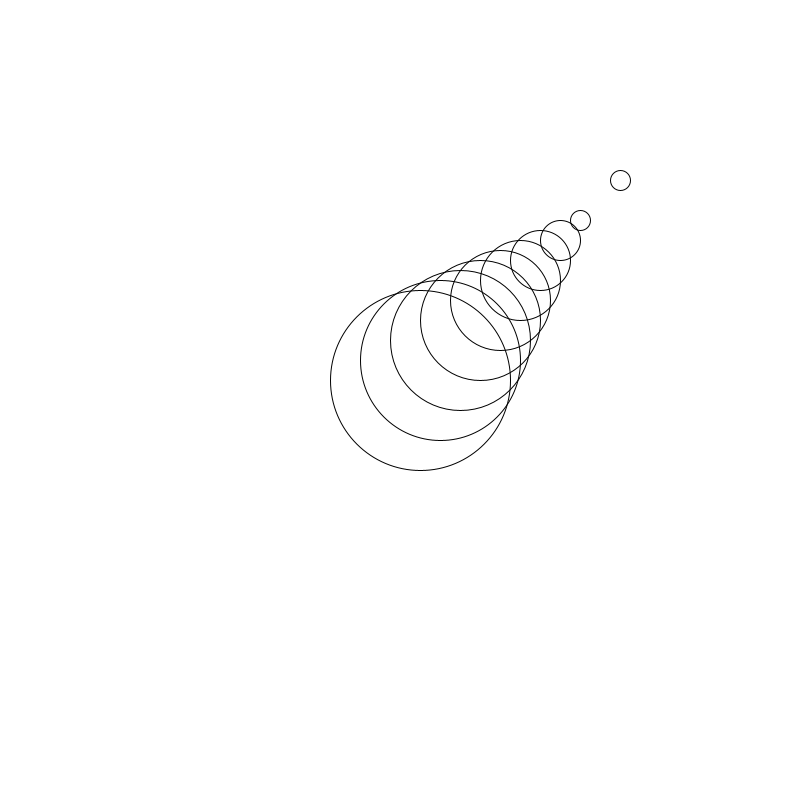
Frame 1 (no input)
Frame 60 (the mouse pressed at the canvas centre just before this capture): identical to frame 1, image omitted
Frame 120 (the mouse held since frame 60 and released just before this capture): identical to frame 1, image omitted

The Processing sketch that drew this single still picture (run headless with seeded random() and noise(); from frame 60 on, the mouse is pressed at the canvas centre):

// Processing sketch: Jan_21_2013_Challenge_
// ── Jan_21_2013_Challenge_.pde
void setup() {
  size(800,800);
}
 
void draw() {
  background(255);
  drawCircle(width/2,height/2,200);
}
 
void drawCircle(float x, float y, float radius) {
  float newRadius = radius - 20;
  float newx = x + 20;
  float newy = y -20;
  
    
  stroke(0);
  noFill();
  ellipse(newx, newy, newRadius, newRadius);
  if(radius > 2) {
    drawCircle(newx, newy, newRadius);
 
  }
}
